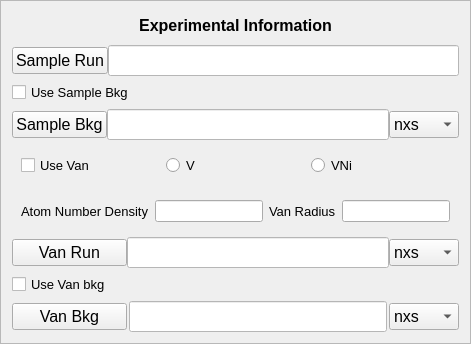
       <widget class="QFrame" name="frame_1">
        <property name="sizePolicy">
         <sizepolicy hsizetype="Preferred" vsizetype="Expanding">
          <horstretch>0</horstretch>
          <verstretch>0</verstretch>
         </sizepolicy>
        </property>
        <property name="styleSheet">
         <string notr="true">QFrame#frame_1 {
	background-color: rgb(248, 254, 255);
	border: 2px solid rgb(205, 255, 255);
}

QPushButton {
    background-color: none; /* 不设置背景色，使用默认样式 */
}</string>
        </property>
        <property name="frameShape">
         <enum>QFrame::StyledPanel</enum>
        </property>
        <property name="frameShadow">
         <enum>QFrame::Raised</enum>
        </property>
        <layout class="QGridLayout" name="gridLayout_2">
         <item row="0" column="1">
          <widget class="QWidget" name="widget_6" native="true">
           <property name="sizePolicy">
            <sizepolicy hsizetype="Expanding" vsizetype="Expanding">
             <horstretch>0</horstretch>
             <verstretch>0</verstretch>
            </sizepolicy>
           </property>
           <property name="minimumSize">
            <size>
             <width>0</width>
             <height>27</height>
            </size>
           </property>
           <property name="maximumSize">
            <size>
             <width>16777215</width>
             <height>27</height>
            </size>
           </property>
           <layout class="QHBoxLayout" name="horizontalLayout_7">
            <property name="spacing">
             <number>0</number>
            </property>
            <property name="leftMargin">
             <number>0</number>
            </property>
            <property name="topMargin">
             <number>0</number>
            </property>
            <property name="rightMargin">
             <number>0</number>
            </property>
            <property name="bottomMargin">
             <number>0</number>
            </property>
            <item>
             <widget class="QLabel" name="label_7">
              <property name="sizePolicy">
               <sizepolicy hsizetype="Expanding" vsizetype="Preferred">
                <horstretch>0</horstretch>
                <verstretch>0</verstretch>
               </sizepolicy>
              </property>
              <property name="minimumSize">
               <size>
                <width>0</width>
                <height>0</height>
               </size>
              </property>
              <property name="maximumSize">
               <size>
                <width>16777215</width>
                <height>27</height>
               </size>
              </property>
              <property name="font">
               <font>
                <family>Arial</family>
                <pointsize>12</pointsize>
                <weight>75</weight>
                <bold>true</bold>
               </font>
              </property>
              <property name="text">
               <string>Experimental Information</string>
              </property>
              <property name="alignment">
               <set>Qt::AlignCenter</set>
              </property>
             </widget>
            </item>
           </layout>
          </widget>
         </item>
         <item row="1" column="1">
          <widget class="QWidget" name="widget_3" native="true">
           <property name="sizePolicy">
            <sizepolicy hsizetype="Expanding" vsizetype="Expanding">
             <horstretch>0</horstretch>
             <verstretch>0</verstretch>
            </sizepolicy>
           </property>
           <layout class="QHBoxLayout" name="horizontalLayout_30" stretch="0,0">
            <property name="spacing">
             <number>0</number>
            </property>
            <property name="leftMargin">
             <number>0</number>
            </property>
            <property name="topMargin">
             <number>0</number>
            </property>
            <property name="rightMargin">
             <number>0</number>
            </property>
            <property name="bottomMargin">
             <number>0</number>
            </property>
            <item>
             <widget class="QPushButton" name="sample_run_button">
              <property name="sizePolicy">
               <sizepolicy hsizetype="Preferred" vsizetype="Fixed">
                <horstretch>0</horstretch>
                <verstretch>0</verstretch>
               </sizepolicy>
              </property>
              <property name="minimumSize">
               <size>
                <width>0</width>
                <height>0</height>
               </size>
              </property>
              <property name="maximumSize">
               <size>
                <width>16777215</width>
                <height>16777215</height>
               </size>
              </property>
              <property name="font">
               <font>
                <family>Arial</family>
                <pointsize>12</pointsize>
                <weight>50</weight>
                <bold>false</bold>
               </font>
              </property>
              <property name="text">
               <string>Sample Run</string>
              </property>
             </widget>
            </item>
            <item>
             <widget class="QLineEdit" name="sample_run_text">
              <property name="sizePolicy">
               <sizepolicy hsizetype="Expanding" vsizetype="Fixed">
                <horstretch>0</horstretch>
                <verstretch>0</verstretch>
               </sizepolicy>
              </property>
              <property name="font">
               <font>
                <family>3ds</family>
                <pointsize>12</pointsize>
               </font>
              </property>
              <property name="styleSheet">
               <string notr="true">background-color: rgb(255, 255, 255);</string>
              </property>
              <property name="readOnly">
               <bool>true</bool>
              </property>
             </widget>
            </item>
           </layout>
          </widget>
         </item>
         <item row="2" column="1">
          <widget class="QCheckBox" name="sambkg_check">
           <property name="sizePolicy">
            <sizepolicy hsizetype="Expanding" vsizetype="Expanding">
             <horstretch>0</horstretch>
             <verstretch>0</verstretch>
            </sizepolicy>
           </property>
           <property name="font">
            <font>
             <family>Arial</family>
             <pointsize>10</pointsize>
            </font>
           </property>
           <property name="text">
            <string>Use Sample Bkg</string>
           </property>
          </widget>
         </item>
         <item row="3" column="1">
          <widget class="QWidget" name="widget_10" native="true">
           <property name="sizePolicy">
            <sizepolicy hsizetype="Expanding" vsizetype="Expanding">
             <horstretch>0</horstretch>
             <verstretch>0</verstretch>
            </sizepolicy>
           </property>
           <layout class="QHBoxLayout" name="horizontalLayout_29" stretch="1,3,1">
            <property name="spacing">
             <number>0</number>
            </property>
            <property name="leftMargin">
             <number>0</number>
            </property>
            <property name="topMargin">
             <number>0</number>
            </property>
            <property name="rightMargin">
             <number>0</number>
            </property>
            <property name="bottomMargin">
             <number>0</number>
            </property>
            <item>
             <widget class="QPushButton" name="sambkg_button">
              <property name="sizePolicy">
               <sizepolicy hsizetype="Preferred" vsizetype="Fixed">
                <horstretch>0</horstretch>
                <verstretch>0</verstretch>
               </sizepolicy>
              </property>
              <property name="maximumSize">
               <size>
                <width>16777215</width>
                <height>16777215</height>
               </size>
              </property>
              <property name="font">
               <font>
                <family>Arial</family>
                <pointsize>12</pointsize>
                <weight>50</weight>
                <bold>false</bold>
               </font>
              </property>
              <property name="text">
               <string>Sample Bkg</string>
              </property>
             </widget>
            </item>
            <item>
             <widget class="QLineEdit" name="sambkg_text">
              <property name="sizePolicy">
               <sizepolicy hsizetype="Expanding" vsizetype="Fixed">
                <horstretch>0</horstretch>
                <verstretch>0</verstretch>
               </sizepolicy>
              </property>
              <property name="font">
               <font>
                <family>3ds</family>
                <pointsize>12</pointsize>
               </font>
              </property>
              <property name="styleSheet">
               <string notr="true">background-color: rgb(255, 255, 255);</string>
              </property>
              <property name="readOnly">
               <bool>true</bool>
              </property>
             </widget>
            </item>
            <item>
             <widget class="QComboBox" name="sambkg_mode">
              <property name="sizePolicy">
               <sizepolicy hsizetype="Preferred" vsizetype="Fixed">
                <horstretch>0</horstretch>
                <verstretch>0</verstretch>
               </sizepolicy>
              </property>
              <property name="maximumSize">
               <size>
                <width>70</width>
                <height>16777215</height>
               </size>
              </property>
              <property name="font">
               <font>
                <family>Arial</family>
                <pointsize>12</pointsize>
               </font>
              </property>
              <item>
               <property name="text">
                <string>nxs</string>
               </property>
              </item>
              <item>
               <property name="text">
                <string>dat</string>
               </property>
              </item>
             </widget>
            </item>
           </layout>
          </widget>
         </item>
         <item row="5" column="1">
          <widget class="QWidget" name="widget" native="true">
           <property name="sizePolicy">
            <sizepolicy hsizetype="Expanding" vsizetype="Expanding">
             <horstretch>0</horstretch>
             <verstretch>0</verstretch>
            </sizepolicy>
           </property>
           <layout class="QHBoxLayout" name="horizontalLayout_25">
            <item>
             <widget class="QLabel" name="label_5">
              <property name="sizePolicy">
               <sizepolicy hsizetype="Preferred" vsizetype="Expanding">
                <horstretch>0</horstretch>
                <verstretch>0</verstretch>
               </sizepolicy>
              </property>
              <property name="font">
               <font>
                <family>Arial</family>
                <pointsize>10</pointsize>
               </font>
              </property>
              <property name="text">
               <string>Atom Number Density</string>
              </property>
              <property name="buddy">
               <cstring>num_dens</cstring>
              </property>
             </widget>
            </item>
            <item>
             <widget class="QLineEdit" name="num_dens">
              <property name="sizePolicy">
               <sizepolicy hsizetype="Expanding" vsizetype="Fixed">
                <horstretch>0</horstretch>
                <verstretch>0</verstretch>
               </sizepolicy>
              </property>
             </widget>
            </item>
            <item>
             <widget class="QLabel" name="label_6">
              <property name="sizePolicy">
               <sizepolicy hsizetype="Preferred" vsizetype="Expanding">
                <horstretch>0</horstretch>
                <verstretch>0</verstretch>
               </sizepolicy>
              </property>
              <property name="font">
               <font>
                <family>Arial</family>
                <pointsize>10</pointsize>
               </font>
              </property>
              <property name="text">
               <string>Van Radius</string>
              </property>
              <property name="buddy">
               <cstring>van_radius</cstring>
              </property>
             </widget>
            </item>
            <item>
             <widget class="QLineEdit" name="van_radius">
              <property name="sizePolicy">
               <sizepolicy hsizetype="Expanding" vsizetype="Fixed">
                <horstretch>0</horstretch>
                <verstretch>0</verstretch>
               </sizepolicy>
              </property>
             </widget>
            </item>
           </layout>
          </widget>
         </item>
         <item row="6" column="1">
          <widget class="QWidget" name="widget_12" native="true">
           <property name="sizePolicy">
            <sizepolicy hsizetype="Expanding" vsizetype="Expanding">
             <horstretch>0</horstretch>
             <verstretch>0</verstretch>
            </sizepolicy>
           </property>
           <layout class="QHBoxLayout" name="horizontalLayout_12" stretch="1,3,1">
            <property name="spacing">
             <number>0</number>
            </property>
            <property name="leftMargin">
             <number>0</number>
            </property>
            <property name="topMargin">
             <number>0</number>
            </property>
            <property name="rightMargin">
             <number>0</number>
            </property>
            <property name="bottomMargin">
             <number>0</number>
            </property>
            <item>
             <widget class="QPushButton" name="van_run_button">
              <property name="sizePolicy">
               <sizepolicy hsizetype="Preferred" vsizetype="Fixed">
                <horstretch>0</horstretch>
                <verstretch>0</verstretch>
               </sizepolicy>
              </property>
              <property name="minimumSize">
               <size>
                <width>115</width>
                <height>0</height>
               </size>
              </property>
              <property name="maximumSize">
               <size>
                <width>16777215</width>
                <height>16777215</height>
               </size>
              </property>
              <property name="font">
               <font>
                <family>Arial</family>
                <pointsize>12</pointsize>
                <weight>50</weight>
                <bold>false</bold>
               </font>
              </property>
              <property name="text">
               <string>Van Run</string>
              </property>
             </widget>
            </item>
            <item>
             <widget class="QLineEdit" name="van_run_text">
              <property name="sizePolicy">
               <sizepolicy hsizetype="Expanding" vsizetype="Fixed">
                <horstretch>0</horstretch>
                <verstretch>0</verstretch>
               </sizepolicy>
              </property>
              <property name="font">
               <font>
                <family>3ds</family>
                <pointsize>12</pointsize>
               </font>
              </property>
              <property name="styleSheet">
               <string notr="true">background-color: rgb(255, 255, 255);</string>
              </property>
              <property name="readOnly">
               <bool>true</bool>
              </property>
             </widget>
            </item>
            <item>
             <widget class="QComboBox" name="van_run_mode">
              <property name="sizePolicy">
               <sizepolicy hsizetype="Preferred" vsizetype="Fixed">
                <horstretch>0</horstretch>
                <verstretch>0</verstretch>
               </sizepolicy>
              </property>
              <property name="maximumSize">
               <size>
                <width>70</width>
                <height>16777215</height>
               </size>
              </property>
              <property name="font">
               <font>
                <family>Arial</family>
                <pointsize>12</pointsize>
               </font>
              </property>
              <item>
               <property name="text">
                <string>nxs</string>
               </property>
              </item>
              <item>
               <property name="text">
                <string>dat</string>
               </property>
              </item>
             </widget>
            </item>
           </layout>
          </widget>
         </item>
         <item row="7" column="1">
          <widget class="QCheckBox" name="vbkg_check">
           <property name="sizePolicy">
            <sizepolicy hsizetype="Expanding" vsizetype="Expanding">
             <horstretch>0</horstretch>
             <verstretch>0</verstretch>
            </sizepolicy>
           </property>
           <property name="font">
            <font>
             <family>Arial</family>
             <pointsize>10</pointsize>
            </font>
           </property>
           <property name="text">
            <string>Use Van bkg</string>
           </property>
          </widget>
         </item>
         <item row="8" column="1">
          <widget class="QWidget" name="widget_20" native="true">
           <property name="sizePolicy">
            <sizepolicy hsizetype="Expanding" vsizetype="Expanding">
             <horstretch>0</horstretch>
             <verstretch>0</verstretch>
            </sizepolicy>
           </property>
           <layout class="QHBoxLayout" name="horizontalLayout" stretch="1,3,1">
            <property name="spacing">
             <number>2</number>
            </property>
            <property name="leftMargin">
             <number>0</number>
            </property>
            <property name="topMargin">
             <number>0</number>
            </property>
            <property name="rightMargin">
             <number>0</number>
            </property>
            <property name="bottomMargin">
             <number>0</number>
            </property>
            <item>
             <widget class="QPushButton" name="vanbkg_button">
              <property name="sizePolicy">
               <sizepolicy hsizetype="Preferred" vsizetype="Fixed">
                <horstretch>0</horstretch>
                <verstretch>0</verstretch>
               </sizepolicy>
              </property>
              <property name="minimumSize">
               <size>
                <width>115</width>
                <height>0</height>
               </size>
              </property>
              <property name="maximumSize">
               <size>
                <width>16777215</width>
                <height>16777215</height>
               </size>
              </property>
              <property name="font">
               <font>
                <family>Arial</family>
                <pointsize>12</pointsize>
                <weight>50</weight>
                <bold>false</bold>
               </font>
              </property>
              <property name="text">
               <string>Van Bkg</string>
              </property>
             </widget>
            </item>
            <item>
             <widget class="QLineEdit" name="vanbkg_text">
              <property name="sizePolicy">
               <sizepolicy hsizetype="Expanding" vsizetype="Fixed">
                <horstretch>0</horstretch>
                <verstretch>0</verstretch>
               </sizepolicy>
              </property>
              <property name="font">
               <font>
                <family>3ds</family>
                <pointsize>12</pointsize>
               </font>
              </property>
              <property name="styleSheet">
               <string notr="true">background-color: rgb(255, 255, 255);</string>
              </property>
              <property name="readOnly">
               <bool>true</bool>
              </property>
             </widget>
            </item>
            <item>
             <widget class="QComboBox" name="vanbkg_mode">
              <property name="sizePolicy">
               <sizepolicy hsizetype="Preferred" vsizetype="Fixed">
                <horstretch>0</horstretch>
                <verstretch>0</verstretch>
               </sizepolicy>
              </property>
              <property name="maximumSize">
               <size>
                <width>70</width>
                <height>16777215</height>
               </size>
              </property>
              <property name="font">
               <font>
                <family>Arial</family>
                <pointsize>12</pointsize>
               </font>
              </property>
              <item>
               <property name="text">
                <string>nxs</string>
               </property>
              </item>
              <item>
               <property name="text">
                <string>dat</string>
               </property>
              </item>
             </widget>
            </item>
           </layout>
          </widget>
         </item>
         <item row="4" column="1">
          <widget class="QWidget" name="widget_9" native="true">
           <property name="sizePolicy">
            <sizepolicy hsizetype="Expanding" vsizetype="Expanding">
             <horstretch>0</horstretch>
             <verstretch>0</verstretch>
            </sizepolicy>
           </property>
           <layout class="QHBoxLayout" name="horizontalLayout_24">
            <item>
             <widget class="QCheckBox" name="v_check">
              <property name="sizePolicy">
               <sizepolicy hsizetype="Expanding" vsizetype="Expanding">
                <horstretch>0</horstretch>
                <verstretch>0</verstretch>
               </sizepolicy>
              </property>
              <property name="font">
               <font>
                <family>Arial</family>
                <pointsize>10</pointsize>
               </font>
              </property>
              <property name="text">
               <string>Use Van</string>
              </property>
             </widget>
            </item>
            <item>
             <widget class="QRadioButton" name="v">
              <property name="sizePolicy">
               <sizepolicy hsizetype="Expanding" vsizetype="Expanding">
                <horstretch>0</horstretch>
                <verstretch>0</verstretch>
               </sizepolicy>
              </property>
              <property name="font">
               <font>
                <family>Arial</family>
                <pointsize>10</pointsize>
               </font>
              </property>
              <property name="text">
               <string>V</string>
              </property>
             </widget>
            </item>
            <item>
             <widget class="QRadioButton" name="vni">
              <property name="sizePolicy">
               <sizepolicy hsizetype="Expanding" vsizetype="Expanding">
                <horstretch>0</horstretch>
                <verstretch>0</verstretch>
               </sizepolicy>
              </property>
              <property name="font">
               <font>
                <family>Arial</family>
                <pointsize>10</pointsize>
               </font>
              </property>
              <property name="text">
               <string>VNi</string>
              </property>
             </widget>
            </item>
           </layout>
          </widget>
         </item>
        </layout>
       </widget>
